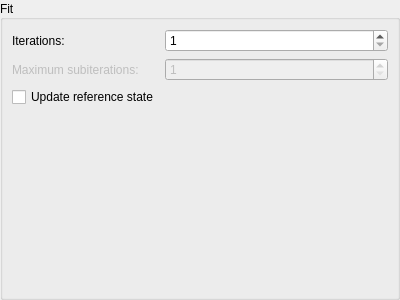
<?xml version="1.0" encoding="UTF-8"?>
<ui version="4.0">
 <class>FitWidget</class>
 <widget class="QWidget" name="FitWidget">
  <property name="geometry">
   <rect>
    <x>0</x>
    <y>0</y>
    <width>400</width>
    <height>300</height>
   </rect>
  </property>
  <property name="windowTitle">
   <string>Fit Widget</string>
  </property>
  <layout class="QHBoxLayout" name="horizontalLayout">
   <property name="leftMargin">
    <number>0</number>
   </property>
   <property name="topMargin">
    <number>0</number>
   </property>
   <property name="rightMargin">
    <number>0</number>
   </property>
   <property name="bottomMargin">
    <number>0</number>
   </property>
   <item>
    <widget class="QGroupBox" name="fit_groupBox">
     <property name="sizePolicy">
      <sizepolicy hsizetype="Preferred" vsizetype="Preferred">
       <horstretch>0</horstretch>
       <verstretch>0</verstretch>
      </sizepolicy>
     </property>
     <property name="title">
      <string>Fit</string>
     </property>
     <property name="alignment">
      <set>Qt::AlignmentFlag::AlignLeading|Qt::AlignmentFlag::AlignLeft|Qt::AlignmentFlag::AlignVCenter</set>
     </property>
     <property name="flat">
      <bool>false</bool>
     </property>
     <property name="checkable">
      <bool>false</bool>
     </property>
     <layout class="QFormLayout" name="formLayout_3">
      <property name="fieldGrowthPolicy">
       <enum>QFormLayout::FieldGrowthPolicy::AllNonFixedFieldsGrow</enum>
      </property>
      <item row="1" column="0">
       <widget class="QLabel" name="fitIterations_label">
        <property name="text">
         <string>Iterations:</string>
        </property>
       </widget>
      </item>
      <item row="1" column="1">
       <widget class="QSpinBox" name="fitIterations_spinBox">
        <property name="sizePolicy">
         <sizepolicy hsizetype="Expanding" vsizetype="Preferred">
          <horstretch>0</horstretch>
          <verstretch>0</verstretch>
         </sizepolicy>
        </property>
        <property name="toolTip">
         <string>&lt;html&gt;&lt;head/&gt;&lt;body&gt;&lt;p&gt;Number of full iterations with reprojection of data.&lt;/p&gt;&lt;/body&gt;&lt;/html&gt;</string>
        </property>
        <property name="minimum">
         <number>1</number>
        </property>
        <property name="maximum">
         <number>1000</number>
        </property>
       </widget>
      </item>
      <item row="2" column="0">
       <widget class="QLabel" name="fitMaximumSubIterations_label">
        <property name="enabled">
         <bool>false</bool>
        </property>
        <property name="text">
         <string>Maximum subiterations:</string>
        </property>
       </widget>
      </item>
      <item row="2" column="1">
       <widget class="QSpinBox" name="fitMaximumSubIterations_spinBox">
        <property name="enabled">
         <bool>false</bool>
        </property>
        <property name="sizePolicy">
         <sizepolicy hsizetype="Expanding" vsizetype="Preferred">
          <horstretch>0</horstretch>
          <verstretch>0</verstretch>
         </sizepolicy>
        </property>
        <property name="minimum">
         <number>1</number>
        </property>
        <property name="maximum">
         <number>1000</number>
        </property>
       </widget>
      </item>
      <item row="3" column="0">
       <widget class="QCheckBox" name="fitUpdateReferenceState_checkBox">
        <property name="sizePolicy">
         <sizepolicy hsizetype="Preferred" vsizetype="Preferred">
          <horstretch>0</horstretch>
          <verstretch>0</verstretch>
         </sizepolicy>
        </property>
        <property name="toolTip">
         <string>&lt;html&gt;&lt;head/&gt;&lt;body&gt;&lt;p&gt;Advanced: Update reference state to coordinates at end of this step for applying subsequent strain and curvature penalties.&lt;/p&gt;&lt;/body&gt;&lt;/html&gt;</string>
        </property>
        <property name="text">
         <string>Update reference state</string>
        </property>
       </widget>
      </item>
     </layout>
    </widget>
   </item>
  </layout>
 </widget>
 <resources/>
 <connections/>
</ui>
